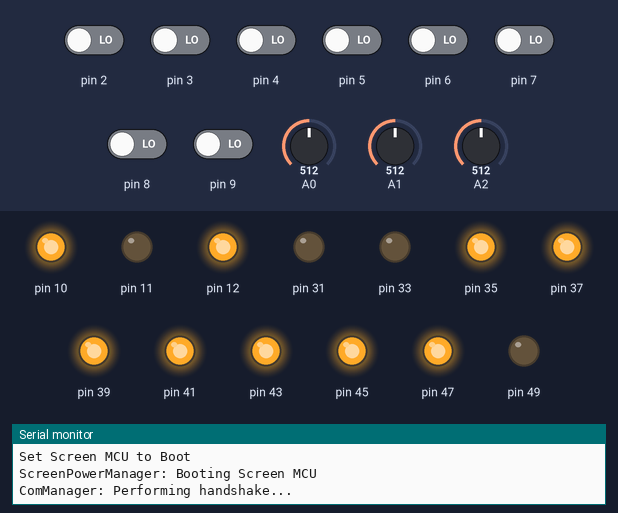
A sketch run on a simulated Arduino Mega 2560, built with avr-gcc and run on an emulated ATmega2560. Parts: output pins drawn as LEDs (lit = HIGH), the last lines printed to the serial monitor. The inputs (shaded band) are chosen by the test bench; at power-on: pin 2–9 LOW, A0 = 512, A1 = 512, A2 = 512.

Above: at 5.9 s.
6.0 s: A0 set to 593
9.0 s: A0 set to 619
At 10.0 s:
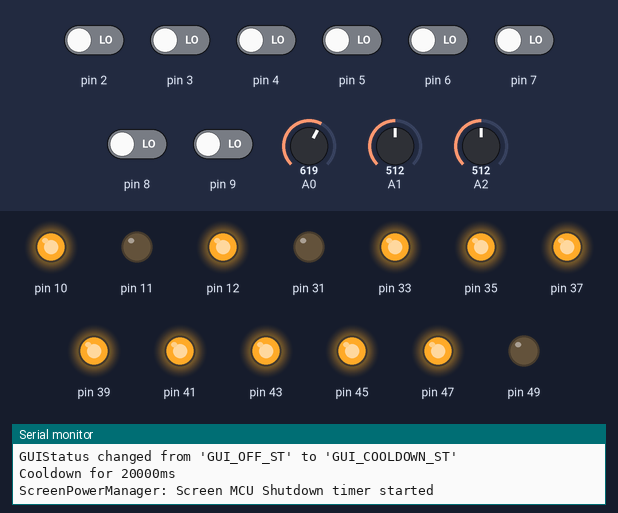
10.5 s: A0 set to 526
12.0 s: A0 set to 499
At 12.3 s:
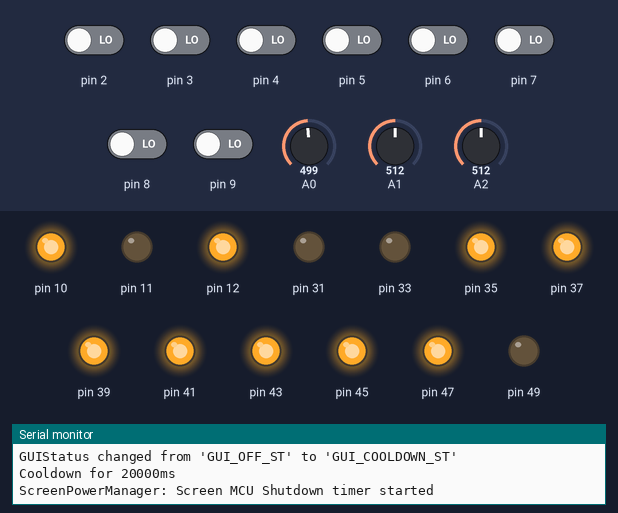
13.5 s: A0 set to 716
At 14.6 s:
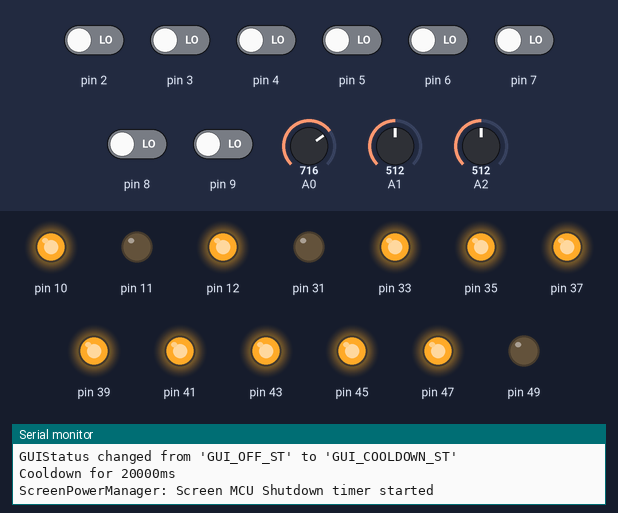
Timing chart, 0 to 16.0 s (numbered marks = the images above; inputs shaded):
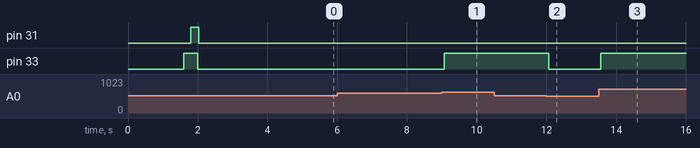

The sketch:

H2O_MASTER.ino
```cpp
// Visual Micro

/*
    Name:       H2O_MASTER.ino
    Created:	24/08/2020 14:11:50
    Author:     vacmg
*/

#include <Arduino.h>

/*------------Config----------------*/

#include "Compile_Flags.h"

/*------------Config----------------*/

/*------------Libraries-------------*/

#include "Shared/SharedData.h"
#include "Storage/Storage.h"

#if !DISABLECOMM
    #include "GUIComHandlers/GUIComHandlers.h"
#else
    #define sendGUIMessage(payload) ;
#endif

#include "SystemControl/Core/Core.h"

#if !DISABLETEMPERATURE
    #include "SystemControl/Temperature.h"
#endif

#if !DISABLEPURIFICATION
    #include "SystemControl/Purification.h"
#endif

#include <Filters.h>

/*------------Libraries-------------*/


#if DEBUG
void readAllSensors();
#endif


// The setup() function runs once each time the microcontroller starts
// This function starts serial communication if defined, configures every input and output, set any other variable that needs to and waits for enough voltage in the capacitors to start operating
void setup()
{
    Serial.begin(9600);
    delay(200);
#if DEBUG
    debug(F("Setup - Booting...\n"));
    delay(50);
#endif
    Serial.print(F("PurifyMyWater System version: "));Serial.print((__FlashStringHelper*)VERSION);Serial.print('\n');
#if DEBUG
    debug(F("Build date: "));debug((F(__TIMESTAMP__)));debug(F("\n\n"));
    delay(50);
#endif

    debug(F("\nCAUTION: NEVER use debug features on a deployed system, there is risk of IRREVERSIBLE DAMAGE to the system\n\nUsing those debug features:\n"));

    debug(F("DEBUG\t\t\t- Used to display debug information messages through Serial port\n"));
#if USEVOLATILECONFIG
    debug(F("USEVOLATILECONFIG\t- Used to disable EEPROM writes due to saving configuration in the persistent storage\n"));
#endif
#if SETDEFAULTCONFIG
    debug(F("SETDEFAULTCONFIG\t- Used to set the config to the default config\n"));
#endif
#if DISABLEHARDWARECHECKS
    debug(F("DISABLEHARDWARECHECKS\t- Used to disable check routines to detect faulty hardware\n"));
#endif
#if DISABLEPURIFICATION
    debug(F("DISABLEPURIFICATION\t- Used to disable purification control systems\n"));
#endif
#if DISABLECOMM
    debug(F("DISABLECOMM\t\t- Used to disable GUI management & Communications\n"));
#endif
#if OVERRRIDEMAXVOLTAGE
    debug(F("OVERRRIDEMAXVOLTAGE\t- Used to check some functions without powering all the system\n"));
#endif
#if SCREENALWAYSON
    debug(F("SCREENALWAYSON\t\t- Used to bypass screen sensor (screen sensor always report active (1))\n"));
#endif
    debug('\n');
    delay(50);

#if SETDEFAULTCONFIG
    setDefaultConfig(); // load default settings
    updateConfig(); // save default settings to EEPROM
#else
    if(!readConfig()) // Try to read config, if failure, load default
    {
        debug(F("Failure loading configuration, restoring to default...\t"));
        setDefaultConfig(); // load default settings
        updateConfig(); // save default settings to EEPROM
        debug(F("Done\n"));
    }
    else
    {
#if USEVOLATILECONFIG
        setDefaultConfig();
#endif
        debug(F("Configuration successfully load\n"));
    }
#endif
    debugConfig();

    coreSetup();
#if !DISABLETEMPERATURE
    tempSetup();
#endif
#if !DISABLEPURIFICATION
    purificationSetup(); // it must be the last setup (it waits for voltage for a long time)
#endif
#if !DISABLECOMM
    GUISetup();
#endif

    debug(F("Setup - Starting Test phase\n")); //todo delete Test code after this line

    //while (true); // TODO delete or comment this
    sendMessageHandler(STARTCHARGINGVOLTAGE_ID, "13.5");

    debug(F("Setup - Test phase finished\n")); //todo delete Test code before this line

    debug(F("Setup - Ready\n\n"));
}

#if DEBUG

// temp vars (remove after debug)
unsigned long prevmillis, perf;

#endif

// Add the main program code into the continuous loop() function
// This function does things :D TODO make description
void loop()
{
    #if DEBUG
        prevmillis = millis();
    #endif // DEBUG
    coreLoop();
    updateConfigLoop();
#if !DISABLETEMPERATURE
    tempLoop();
#endif
#if !DISABLEPURIFICATION
    if(configStorage.config.workingMode==Purification_On_Mode)
        purificationLoop();
#endif
#if !DISABLECOMM
    GUILoop();
#endif

    #if DEBUG
        perf = millis() - prevmillis;
    #endif
}
```

Compile_Flags.h
```cpp
//
// Created by Victor on 11/09/2022.
//

#ifndef H2O_COMPILE_FLAGS_H
#define H2O_COMPILE_FLAGS_H

#define DEBUG true // Used to display debug information messages through Serial port

#define USEVOLATILECONFIG true // Used to disable EEPROM writes due to saving configuration in the persistent storage
#define SETDEFAULTCONFIG false // Used to set the config to the default config

#define DISABLEHARDWARECHECKS true // Used to disable check routines to detect faulty hardware
#define DISABLEPURIFICATION true // Used to disable purification control systems
#define DISABLETEMPERATURE true // Used to disable temperature control systems
#define DISABLECOMM false // Used to disable GUI management & Communications
#define DISABLESENDVOLTAGE true // Used to disable sending the current voltage to the GUI

#define OVERRRIDEMAXVOLTAGE true // Used to check some functions without powering all the system
#define SCREENALWAYSON true // Used to bypass screen sensor (screen sensor always report active (1))

#if !DEBUG && (USEVOLATILECONFIG || SETDEFAULTCONFIG || DISABLEHARDWARECHECKS || DISABLEPURIFICATION || DISABLECOMM || OVERRRIDEMAXVOLTAGE || SCREENALWAYSON)
#undef DEBUG
#define DEBUG true
#endif

#endif //H2O_COMPILE_FLAGS_H
```

GUIComHandlers.h
```cpp
//
// Created by Victor on 15/08/2022.
//

#ifndef H2O_MASTER_GUICOMMHANDLERS_H
#define H2O_MASTER_GUICOMMHANDLERS_H

#include "../Shared/SharedData.h"
#include "../Shared/Communications/ComManager.h"

enum GUIStatus{
    GUI_ERROR_ST = 0,
    GUI_DISABLED_ST,
    GUI_OFF_ST,
    GUI_COOLDOWN_ST,
    GUI_CONNECTED_ST,
    GUI_SHUTTING_DOWN_ST,
    GUI_RECONNECTING_ST,
    GUI_BUSY_ST
};

enum GUIStatus guiStatus = GUI_OFF_ST;
unsigned long guiMillis = 0;
bool guiSw = false;

void GUISetup();
void GUILoop();

#if DEBUG

#define changeGUIStatus(newStatus) debug(F("GUIStatus changed from '"));debug(GUIModeToString(guiStatus));debug(F("' to '"));debug(GUIModeToString(newStatus));debug(F("'\n")); guiStatus = newStatus

const char gmode0[] PROGMEM = "GUI_ERROR_ST";
const char gmode1[] PROGMEM = "GUI_DISABLED_ST";
const char gmode2[] PROGMEM = "GUI_OFF_ST";
const char gmode3[] PROGMEM = "GUI_COOLDOWN_ST";
const char gmode4[] PROGMEM = "GUI_CONNECTED_ST";
const char gmode5[] PROGMEM = "GUI_SHUTTING_DOWN_ST";
const char gmode6[] PROGMEM = "GUI_RECONNECTING_ST";
const char gmode7[] PROGMEM = "GUI_BUSY_ST";

const char *const debugGUIModeTable[] PROGMEM = {gmode0, gmode1, gmode2, gmode3, gmode4, gmode5, gmode6, gmode7};

char* GUIModeToString(enum GUIStatus status)
{
    strcpy_P(debugBuff, (char *)pgm_read_word(&(debugGUIModeTable[status])));
    return debugBuff;
}

#else

#define changeGUIStatus(newStatus) guiStatus = newStatus

#endif

ComManager guiComManager(&Serial1, nullptr, nullptr, nullptr);

// Use sendGUIMessage to send a message from outside GUILoop()
#define sendGUIMessage(payload) (guiStatus == GUI_CONNECTED_ST) && guiComManager.sendMessage(payload)

#include "../SystemControl/Core/Core.h"
#include "../Storage/Storage.h"

#include "Handlers/sendMessageHandler.h"
#include "Handlers/requestMessageHandler.h"
#include "Handlers/requestAnswerMessageHandler.h"

#define GUICOOLDOWNTIME (SCREENSHUTDOWNDELAY+5000) // GUI minimum delay between a shutdown and the next start

#include "GUIComHandlers.cpp"

#endif //H2O_MASTER_GUICOMMHANDLERS_H
```

requestAnswerMessageHandler.h
```cpp
//
// Created by Victor on 15/08/2022.
//

#ifndef H2O_MASTER_REQUESTANSWERMESSAGEHANDLER_H
#define H2O_MASTER_REQUESTANSWERMESSAGEHANDLER_H

#include "../GUIComHandlers.h"

void requestAnswerMessageHandler(enum VariableIDs variableID, char* value, enum FunctionIDs functionID, byte step);

#include "requestAnswerMessageHandler.cpp"

#endif //H2O_MASTER_REQUESTANSWERMESSAGEHANDLER_H
```

requestMessageHandler.h
```cpp
//
// Created by Victor on 15/08/2022.
//

#ifndef H2O_MASTER_REQUESTMESSAGEHANDLER_H
#define H2O_MASTER_REQUESTMESSAGEHANDLER_H

#include "../GUIComHandlers.h"

void requestMessageHandler(enum VariableIDs variableID, enum FunctionIDs functionID, byte step);

#include "requestMessageHandler.cpp"

#endif //H2O_MASTER_REQUESTMESSAGEHANDLER_H
```

sendMessageHandler.h
```cpp
//
// Created by Victor on 15/08/2022.
//

#ifndef H2O_MASTER_SENDMESSAGEHANDLER_H
#define H2O_MASTER_SENDMESSAGEHANDLER_H

#include "../GUIComHandlers.h"

void sendMessageHandler(enum VariableIDs variableID, char* value);

#include "sendMessageHandler.cpp"

#endif //H2O_MASTER_SENDMESSAGEHANDLER_H
```

ComManager.h
```cpp
//
// Created by Víctor on 20/06/2022.
//

#ifndef H2O_COMMANAGER_H
#define H2O_COMMANAGER_H

#include "Communications.h"
#include "../SharedData.h"

#define COMMANAGERBAUDRATE 9600
#define HANDSHAKETIMEOUT 5000

class ComManager
{
public:
    ComManager(HardwareSerial* serial, void (*sendMessageHandler)(enum VariableIDs variableID, char* value), void (*requestMessageHandler)(enum VariableIDs variableID, enum FunctionIDs functionID, byte step), void (*requestAnswerMessageHandler)(enum VariableIDs variableID, char* value, enum FunctionIDs functionID, byte step));
    bool commSetup();
    bool commDisabler();
    void commLoop();
    bool sendMessage(const char* payload);
    bool sendQuickMessage(const char* payload);

    void setSendMessageHandler(void (*sendMessageHandler)(enum VariableIDs variableID, char* value));
    void setRequestMessageHandler(void (*requestMessageHandler)(enum VariableIDs variableID, enum FunctionIDs functionID, byte step));
    void setRequestAnswerMessageHandler(void (*requestAnswerMessageHandler)(enum VariableIDs variableID, char* value, enum FunctionIDs functionID, byte step));
    bool flush();
    bool await();
    bool isEnabled() const;
    int dataAvailable();
    HardwareSerial* getSerial();

private:
    HardwareSerial* serial;
    bool enabled;
    void (*sendMessageHandler)(enum VariableIDs variableID, char* value);
    void (*requestMessageHandler)(enum VariableIDs variableID, enum FunctionIDs functionID, byte step);
    void (*requestAnswerMessageHandler)(enum VariableIDs variableID, char* value, enum FunctionIDs functionID, byte step);

    static bool checkCompatibleVersions(char* localVersion, char* otherVersion);
    bool doHandshake();


};

#include "ComManager.cpp"

#endif //H2O_COMMANAGER_H
```

Communications.h
```cpp
//
// Created by Víctor on 08/03/2022.
//

#ifndef H2O_COMMUNICATIONS_H
#define H2O_COMMUNICATIONS_H

#define MAXMSGRETRIES 3
#define MSGTIMEOUT 2500
#define MAXPAYLOADSIZE 61

#define MAXMSGSIZE MAXPAYLOADSIZE + 3 // payload+1(size)+1(crc)+1(NULL) // Arduino Serial buffers have 64 bytes by default, to use more space (up to 256B), use #define SERIAL_TX_BUFFER_SIZE xx & SERIAL_RX_BUFFER_SIZE
#define MAXVALUESIZE MAXPAYLOADSIZE - 5 // payloadsize - 1(MessageType)-1(variableID)-1(functionID)-1(step)-1(NULL)

#define ACK 6

#define REQUESTMESSAGE_ID 1
#define REQUESTANSWERMESSAGE_ID 2
#define SENDMESSAGE_ID 3

#include <Arduino.h>
#include "../SharedData.h"

/*
 * [CRC][size][payload]
 * CRC: CRC8 code of [size][payload]
 * size: size in bytes of [size]+[payload]
 * payload: useful data of the message
 */

class Communications
{
public:
    // Application layer

    // This function puts information together to create a sendMessage payload
    static bool createSendMessage(char* payload, enum VariableIDs variableID, const char* value);

    // This function extracts information from a sendMessage payload
    static bool extractSendMessage(const char* payload, enum VariableIDs* variableID, char* value);

    // This function puts information together to create a requestAnswerMessage payload
    static bool createRequestAnswerMessage(char* payload, enum VariableIDs variableID, const char* value, enum FunctionIDs functionID, byte step);

    // This function extracts information from a requestAnswerMessage payload
    static bool extractRequestAnswerMessage(const char* payload, enum VariableIDs* variableID, char* value, enum FunctionIDs* functionID, byte* step);

    // This function puts information together to create a requestMessage payload
    static bool createRequestMessage(char* payload, enum VariableIDs variableID, enum FunctionIDs functionID, byte step);

    // This function extracts information from a requestMessage payload
    static bool extractRequestMessage(const char* payload, enum VariableIDs* variableID, enum FunctionIDs* functionID, byte* step);

    // Link layer

    // This function sends a message, waits for ACK & if timeout, it retries MAXMSGRETRIES of times
    // On success, it returns true, otherwise false.
    static bool sendMessage(const char* payload, HardwareSerial* serial);

    // This function gets a message, verifies & extract its payload (of size MAXMSGSIZE), send an ACK if the message is valid & returns true if success
    static bool getMessage(char* payload, HardwareSerial* serial);

    // This function sends a message
    // On success, it returns true, otherwise false.
    static bool sendQuickMessage(const char* payload, HardwareSerial* serial);

    // This function gets a message, verifies & extract its payload (of size MAXMSGSIZE) & returns true if the message is valid
    static bool getQuickMessage(char* payload, HardwareSerial* serial);

    // This function flushes an input HardwareSerial and discards all data on the input buffer
    static bool flush(HardwareSerial* serial);

    // This function awaits for the HardwareSerial object to transmit all the data pending in the internal output buffer
    static bool await(HardwareSerial* serial);

private:
    // This function extracts the payload from a message & validates it against a precalculated CRC8
    // This function modifies the given input (message) removing CRC8 code & size bytes
    static bool verifyMessage(char* payload);

    //This function returns a CRC8 Checksum code from an array of any size
    static byte CRC8(const byte* data, size_t dataLength);
};

#include "Communications.cpp"

#endif //H2O_COMMUNICATIONS_H
```

Storage.h
```cpp
//
// Created by Víctor on 20/06/2022.
//

#ifndef H2O_GUI_STORAGE_H
#define H2O_GUI_STORAGE_H

#include "../Shared/SharedData.h"
#include <EEPROM.h>

#define SAVECONFIGDELAY 300000 // 5 min

unsigned long saveConfigMillis = 0;
bool saveConfigTimerEnabled = false;

// This function returns the crc32 value of the config structure stored in EEPROM
unsigned long configCRC32();

// This function read Config stored in EEPROM & validates it against a CRC32 checksum precalculated
// It returns true if the config is updated to RAM (checksum check was OK) and false otherwise
bool readConfig();

// This function saves the current config to EEPROM with its respective CRC32 code to verify it later
void updateConfig();

// This function checks if enough time has passed since last time config was changed
void updateConfigLoop();

#include "Storage.cpp"


#endif //H2O_GUI_STORAGE_H
```

Core.h
```cpp
//
// Created by Victor on 07/08/2022.
//

#ifndef H2O_MASTER_CORE_H
#define H2O_MASTER_CORE_H

#include "../../Shared/SharedData.h"

#if !DISABLECOMM
#include "../../GUIComHandlers/GUIComHandlers.h"
#endif

enum PurificationStatus
{
    TRANSITIONTOIDLE,
    IDLE,
    TRANSITIONTOPUMPSWORKING,
    PUMPSWORKING,
    TRANSITIONTOFILTERWORKING,
    FILTERWORKING
};

enum PurificationStatus purificationStatus = TRANSITIONTOIDLE; // Purification current status is changed using this variable
unsigned long UVMillis = 0;
#if !DISABLECOMM
unsigned long sendVoltageMillis = 0;
#endif
unsigned long workingTime = 0; // Time that UV pump is working (in ms) // Used to calculate the amount of purified water

#if DEBUG

#define changePurificationStatus(newStatus) debug(F("purificationStatus changed from '"));debug(purificationModeToString(purificationStatus));debug(F("' to '"));debug(purificationModeToString(newStatus));debug(F("'\n")); purificationStatus = newStatus

const char pmode0[] PROGMEM = "TRANSITIONTOIDLE";
const char pmode1[] PROGMEM = "IDLE";
const char pmode2[] PROGMEM = "TRANSITIONTOPUMPSWORKING";
const char pmode3[] PROGMEM = "PUMPSWORKING";
const char pmode4[] PROGMEM = "TRANSITIONTOFILTERWORKING";
const char pmode5[] PROGMEM = "FILTERWORKING";

const char *const debugPurificationModeTable[] PROGMEM = {pmode0, pmode1, pmode2, pmode3, pmode4, pmode5};

char* purificationModeToString(enum PurificationStatus status)
{
    strcpy_P(debugBuff, (char *)pgm_read_word(&(debugPurificationModeTable[status])));
    return debugBuff;
}

#else

#define changePurificationStatus(newStatus) purificationStatus = newStatus

#endif

#include "IO.h"
#include "Electricity.h"

// This is the core setup code, which no matter which module is enabled, those instructions must be executed
void coreSetup();

// This is the core loop code, which no matter which module is enabled, those instructions must be executed every main loop execution
void coreLoop();

// Quick shortcut to disconnect every pump or relay
void disconnectEverything();
void disconnectEverything(bool withVoltage);

// This function will check for hardware errors on the system
void errorCheck();

#if !DISABLECOMM
// This function will send periodically the voltage to the screen MCU
void sendVoltage();
#endif

// This function will allow to notify the user about the error
// and redirect the execution to an "onlyVitalActivities" function if it is critical
// or resume the program if it is not
// This function is not completed yet
void raiseFn(enum Errors error, const String& possibleExplanation, const String& file, const uint16_t line);
#define raise(error, possibleExplanation) raiseFn(error, possibleExplanation, F(__FILE__), __LINE__)

#include "Core.cpp"

#endif //H2O_MASTER_CORE_H
```

Source omitted: SharedData.h (14288 bytes), Electricity.h (1417 bytes), IO.h (4310 bytes)

Measured:
- the behaviour switches between 605 and 606 on A0 (found by bisection; images 0 and 1)
- the behaviour switches between 514 and 513 on A0 (found by bisection; images 1 and 2)
- after the input at 9.0 s, pin 33: LOW → HIGH after 0.06 s
- after the input at 10.5 s, every drawn part: stays the same
- after the input at 12.0 s, pin 33: HIGH → LOW after 0.06 s
- after the input at 13.5 s, pin 33: LOW → HIGH after 0.06 s
